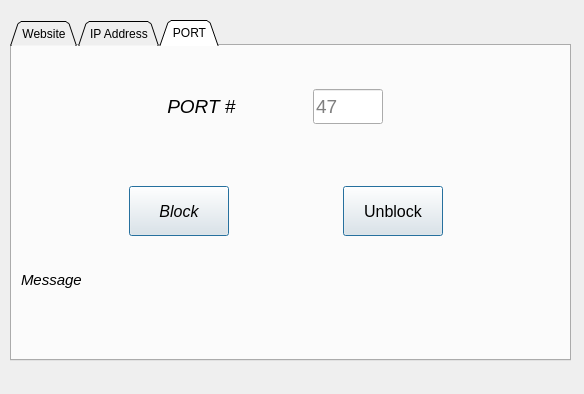
<?xml version="1.0" encoding="UTF-8"?>
<ui version="4.0">
 <class>Dialog</class>
 <widget class="QDialog" name="Dialog">
  <property name="geometry">
   <rect>
    <x>0</x>
    <y>0</y>
    <width>584</width>
    <height>394</height>
   </rect>
  </property>
  <property name="windowTitle">
   <string>Firewall</string>
  </property>
  <widget class="QTabWidget" name="tabWidget">
   <property name="geometry">
    <rect>
     <x>10</x>
     <y>20</y>
     <width>561</width>
     <height>341</height>
    </rect>
   </property>
   <property name="tabPosition">
    <enum>QTabWidget::North</enum>
   </property>
   <property name="tabShape">
    <enum>QTabWidget::Triangular</enum>
   </property>
   <property name="currentIndex">
    <number>2</number>
   </property>
   <widget class="QWidget" name="tab_1">
    <attribute name="title">
     <string>Website</string>
    </attribute>
    <widget class="QWidget" name="layoutWidget">
     <property name="geometry">
      <rect>
       <x>0</x>
       <y>50</y>
       <width>551</width>
       <height>51</height>
      </rect>
     </property>
     <layout class="QHBoxLayout" name="horizontalLayout">
      <item>
       <widget class="QLabel" name="label_web_address">
        <property name="font">
         <font>
          <pointsize>14</pointsize>
          <italic>true</italic>
         </font>
        </property>
        <property name="text">
         <string>Website Address</string>
        </property>
       </widget>
      </item>
      <item>
       <widget class="QLineEdit" name="lineEdit_web_address">
        <property name="maximumSize">
         <size>
          <width>16777215</width>
          <height>40</height>
         </size>
        </property>
        <property name="placeholderText">
         <string>www.google.com</string>
        </property>
       </widget>
      </item>
     </layout>
    </widget>
    <widget class="QWidget" name="">
     <property name="geometry">
      <rect>
       <x>20</x>
       <y>160</y>
       <width>531</width>
       <height>101</height>
      </rect>
     </property>
     <layout class="QVBoxLayout" name="verticalLayout">
      <item>
       <layout class="QHBoxLayout" name="horizontalLayout_2">
        <item>
         <widget class="QPushButton" name="pushButton_block">
          <property name="maximumSize">
           <size>
            <width>100</width>
            <height>50</height>
           </size>
          </property>
          <property name="font">
           <font>
            <pointsize>12</pointsize>
            <italic>true</italic>
           </font>
          </property>
          <property name="text">
           <string>Block</string>
          </property>
          <property name="autoDefault">
           <bool>false</bool>
          </property>
          <property name="default">
           <bool>true</bool>
          </property>
         </widget>
        </item>
        <item>
         <widget class="QPushButton" name="pushButton_unblock">
          <property name="sizePolicy">
           <sizepolicy hsizetype="Minimum" vsizetype="Maximum">
            <horstretch>0</horstretch>
            <verstretch>0</verstretch>
           </sizepolicy>
          </property>
          <property name="maximumSize">
           <size>
            <width>100</width>
            <height>50</height>
           </size>
          </property>
          <property name="font">
           <font>
            <pointsize>12</pointsize>
           </font>
          </property>
          <property name="text">
           <string>Unblock</string>
          </property>
          <property name="autoDefault">
           <bool>false</bool>
          </property>
          <property name="default">
           <bool>true</bool>
          </property>
         </widget>
        </item>
       </layout>
      </item>
      <item>
       <widget class="QLabel" name="label">
        <property name="font">
         <font>
          <pointsize>11</pointsize>
          <italic>true</italic>
         </font>
        </property>
        <property name="text">
         <string>Message</string>
        </property>
       </widget>
      </item>
     </layout>
    </widget>
   </widget>
   <widget class="QWidget" name="tab_2">
    <attribute name="title">
     <string>IP Address</string>
    </attribute>
    <widget class="QWidget" name="">
     <property name="geometry">
      <rect>
       <x>10</x>
       <y>160</y>
       <width>531</width>
       <height>101</height>
      </rect>
     </property>
     <layout class="QVBoxLayout" name="verticalLayout_2">
      <item>
       <layout class="QHBoxLayout" name="horizontalLayout_4">
        <item>
         <widget class="QPushButton" name="pushButton_block_2">
          <property name="maximumSize">
           <size>
            <width>100</width>
            <height>50</height>
           </size>
          </property>
          <property name="font">
           <font>
            <pointsize>12</pointsize>
            <italic>true</italic>
           </font>
          </property>
          <property name="text">
           <string>Block</string>
          </property>
          <property name="autoDefault">
           <bool>false</bool>
          </property>
          <property name="default">
           <bool>true</bool>
          </property>
         </widget>
        </item>
        <item>
         <widget class="QPushButton" name="pushButton_unblock_2">
          <property name="sizePolicy">
           <sizepolicy hsizetype="Minimum" vsizetype="Maximum">
            <horstretch>0</horstretch>
            <verstretch>0</verstretch>
           </sizepolicy>
          </property>
          <property name="maximumSize">
           <size>
            <width>100</width>
            <height>50</height>
           </size>
          </property>
          <property name="font">
           <font>
            <pointsize>12</pointsize>
           </font>
          </property>
          <property name="text">
           <string>Unblock</string>
          </property>
          <property name="autoDefault">
           <bool>false</bool>
          </property>
          <property name="default">
           <bool>true</bool>
          </property>
         </widget>
        </item>
       </layout>
      </item>
      <item>
       <widget class="QLabel" name="label_2">
        <property name="font">
         <font>
          <pointsize>11</pointsize>
          <italic>true</italic>
         </font>
        </property>
        <property name="text">
         <string>Message</string>
        </property>
       </widget>
      </item>
     </layout>
    </widget>
    <widget class="QWidget" name="">
     <property name="geometry">
      <rect>
       <x>130</x>
       <y>50</y>
       <width>331</width>
       <height>41</height>
      </rect>
     </property>
     <layout class="QHBoxLayout" name="horizontalLayout_3">
      <item>
       <widget class="QLabel" name="label_ipaddress">
        <property name="font">
         <font>
          <pointsize>14</pointsize>
          <italic>true</italic>
         </font>
        </property>
        <property name="text">
         <string>IP ADDRESS</string>
        </property>
       </widget>
      </item>
      <item>
       <widget class="QLineEdit" name="lineEdit_web_address_2">
        <property name="sizePolicy">
         <sizepolicy hsizetype="Expanding" vsizetype="Maximum">
          <horstretch>0</horstretch>
          <verstretch>0</verstretch>
         </sizepolicy>
        </property>
        <property name="maximumSize">
         <size>
          <width>16777215</width>
          <height>40</height>
         </size>
        </property>
        <property name="font">
         <font>
          <pointsize>12</pointsize>
         </font>
        </property>
        <property name="placeholderText">
         <string>192.168.104.104</string>
        </property>
       </widget>
      </item>
     </layout>
    </widget>
   </widget>
   <widget class="QWidget" name="tab">
    <attribute name="title">
     <string>PORT</string>
    </attribute>
    <widget class="QWidget" name="layoutWidget">
     <property name="geometry">
      <rect>
       <x>150</x>
       <y>40</y>
       <width>221</width>
       <height>41</height>
      </rect>
     </property>
     <layout class="QHBoxLayout" name="horizontalLayout_5">
      <item>
       <widget class="QLabel" name="label_ipaddress_2">
        <property name="font">
         <font>
          <pointsize>14</pointsize>
          <italic>true</italic>
         </font>
        </property>
        <property name="text">
         <string> PORT # </string>
        </property>
       </widget>
      </item>
      <item>
       <widget class="QLineEdit" name="lineEdit_web_address_3">
        <property name="sizePolicy">
         <sizepolicy hsizetype="Maximum" vsizetype="Maximum">
          <horstretch>0</horstretch>
          <verstretch>0</verstretch>
         </sizepolicy>
        </property>
        <property name="maximumSize">
         <size>
          <width>70</width>
          <height>35</height>
         </size>
        </property>
        <property name="font">
         <font>
          <pointsize>14</pointsize>
         </font>
        </property>
        <property name="placeholderText">
         <string>47</string>
        </property>
       </widget>
      </item>
     </layout>
    </widget>
    <widget class="QWidget" name="">
     <property name="geometry">
      <rect>
       <x>9</x>
       <y>140</y>
       <width>531</width>
       <height>131</height>
      </rect>
     </property>
     <layout class="QVBoxLayout" name="verticalLayout_3">
      <item>
       <layout class="QHBoxLayout" name="horizontalLayout_6">
        <item>
         <widget class="QPushButton" name="pushButton_block_3">
          <property name="maximumSize">
           <size>
            <width>100</width>
            <height>50</height>
           </size>
          </property>
          <property name="font">
           <font>
            <pointsize>12</pointsize>
            <italic>true</italic>
           </font>
          </property>
          <property name="text">
           <string>Block</string>
          </property>
          <property name="autoDefault">
           <bool>false</bool>
          </property>
          <property name="default">
           <bool>true</bool>
          </property>
         </widget>
        </item>
        <item>
         <widget class="QPushButton" name="pushButton_unblock_3">
          <property name="sizePolicy">
           <sizepolicy hsizetype="Minimum" vsizetype="Maximum">
            <horstretch>0</horstretch>
            <verstretch>0</verstretch>
           </sizepolicy>
          </property>
          <property name="maximumSize">
           <size>
            <width>100</width>
            <height>50</height>
           </size>
          </property>
          <property name="font">
           <font>
            <pointsize>12</pointsize>
           </font>
          </property>
          <property name="text">
           <string>Unblock</string>
          </property>
          <property name="autoDefault">
           <bool>false</bool>
          </property>
          <property name="default">
           <bool>true</bool>
          </property>
         </widget>
        </item>
       </layout>
      </item>
      <item>
       <widget class="QLabel" name="label_3">
        <property name="font">
         <font>
          <pointsize>11</pointsize>
          <italic>true</italic>
         </font>
        </property>
        <property name="text">
         <string>Message</string>
        </property>
       </widget>
      </item>
     </layout>
    </widget>
   </widget>
  </widget>
 </widget>
 <resources/>
 <connections/>
</ui>
